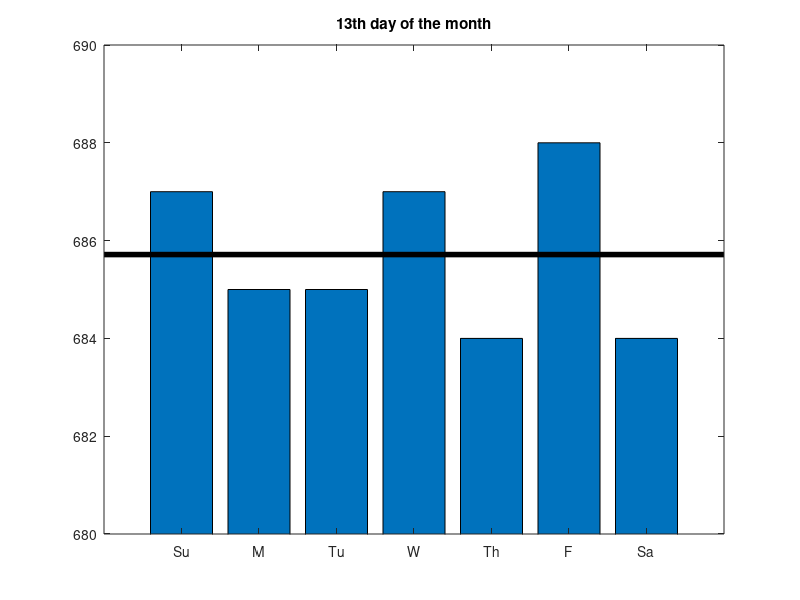

The MATLAB script that drew this image:
% FRIDAY13  Is the 13th of the month unlikely?

%   Copyright 2014 Cleve Moler
%   Copyright 2014 The MathWorks, Inc.
c = zeros(1,7);
for y = 1601:2000
   for m = 1:12
      d = datenum([y,m,13]);
      w = weekday(d);
      c(w) = c(w) + 1;
   end
end
c
bar(c)
axis([0 8 680 690])
avg = 4800/7;
line([0 8], [avg avg],'linewidth',4,'color','black')
set(gca,'xticklabel',{'Su','M','Tu','W','Th','F','Sa'})
title('13th day of the month')
